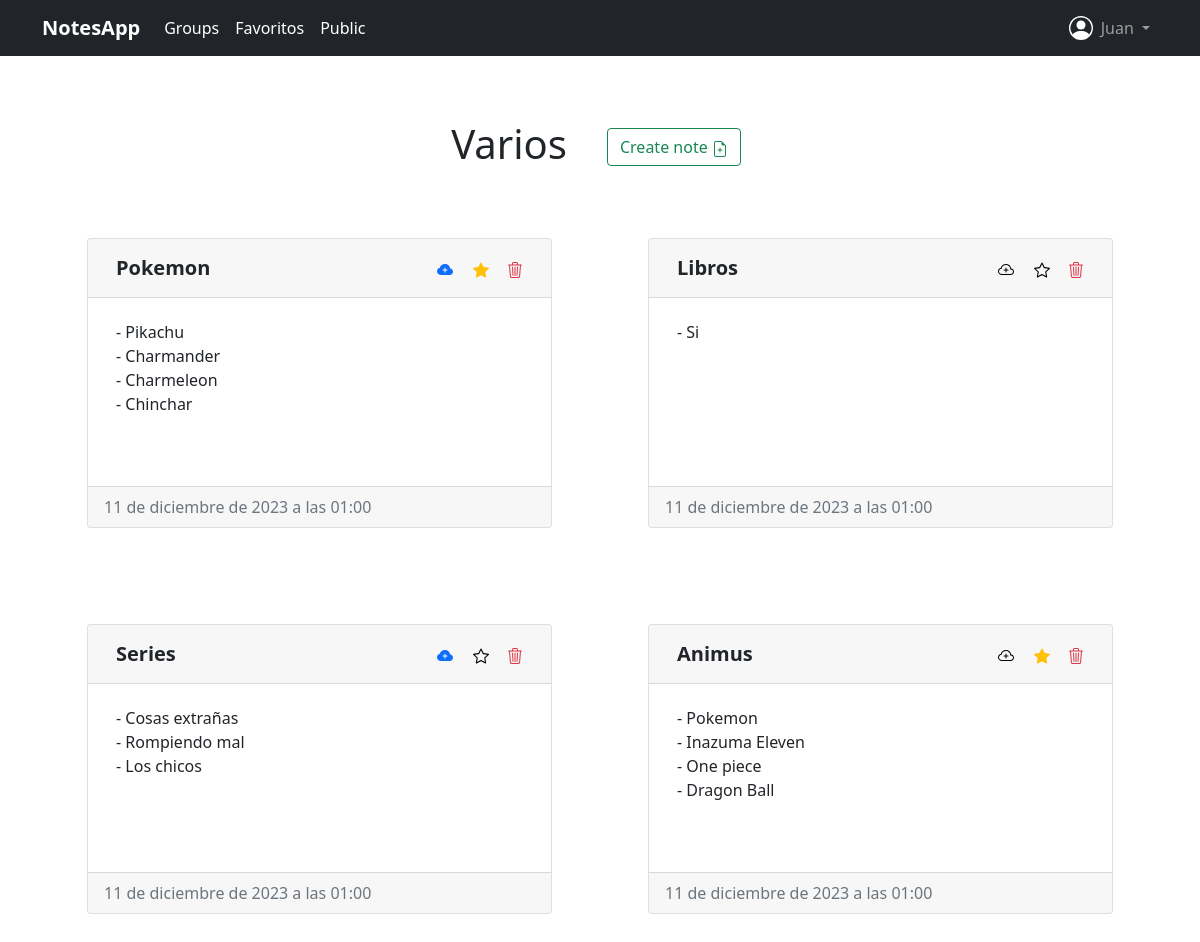
The page /myapp/group/30 (signed in) on the database its author committed.
### myapp/models.py (models this page shows, shortened)
class NotesGroup(models.Model):
    title = models.CharField(null=False, max_length=50)
    description = models.TextField()
    user = models.ForeignKey(User, on_delete=models.CASCADE, null=True)

class Note(models.Model):
    title = models.CharField(null=False, max_length=50)
    date = models.DateTimeField(default=datetime.now())
    content = models.TextField()
    notes_group = models.ForeignKey(NotesGroup, on_delete=models.CASCADE)
    favourite = models.BooleanField(default=False)
    public = models.BooleanField(default=False)

### myapp/views.py (the view)
# urls.py: path('group/<int:group_id>', notes, name='notes'),
@login_required
@require_GET
def notes(request, group_id):
    notesGroup = get_list_or_404(NotesGroup, id=group_id)[0]
    notes = Note.objects.filter(notes_group_id=group_id)
    return render(request, 'notes.html', {
        'notes_group': notesGroup,
        'notes_list': notes
    })

### myapp/templates/notes.html (shortened to what this page needs)
{% extends 'base.html' %}
{% block content %}
<div class="container-fluid">
    <header class="d-flex flex-wrap justify-content-center">
        <h1 class="text-center m-3">{{ notes_group.title }}</h1>
        <form action='/myapp/notes/{{ notes_group.id }}/create' method="post">
            <button type="submit" class="btn btn-outline-success m-4">
                Create note
                <i>
                </i>
            </button>
        </form>
    </header>
    <div class="d-flex flex-wrap justify-content-center">
        {% for note in notes_list %}
                <div class="card m-5">
                    <div class="card-header d-flex space-between flex-wrap">
                        <form id="form-update-title-{{ note.id }}" action='/myapp/notes/{{ note.id }}/update/title' method="post">
                            <input type="text" class="form-control fs-5 fw-bold" style="border: 0px; background-color: transparent;" name="title"  value="{{ note.title }}"  onchange="document.getElementById('form-update-title-{{ note.id }}').submit()">
                        </form>
                        <form action='/myapp/notes/{{ note.id }}/update/public' method="post">
                            <button type="submit" class="mt-2 me-2" style="border: 0px;background-color: transparent;">
                                <i>
                                </i>
                            </button>
                        </form>
                        <form action='/myapp/notes/{{ note.id }}/update/favourite' method="post">
                            <button type="submit" class="mt-2" style="border: 0px;background-color: transparent;">
                                <i>
                                </i>
                            </button>
                        </form>
                        <button type="button" class="btn btn-outline-danger border-0" data-bs-toggle="modal" data-bs-target="#delete_note_modal{{ note.id }}">
                        </button>
                    </div>
                    <div class="card-body">
                        <form id="form-update-descr-{{ note.id }}" action='/myapp/notes/{{ note.id }}/update/content' method="post">
                            <textarea class="form-control" style="resize: none; border: 0px;" onchange="document.getElementById('form-update-descr-{{ note.id }}').submit()" name="content" cols="auto" rows="6">{{ note.content }}</textarea>
                        </form>
                    </div>
                    <div class="card-footer text-muted">{{ note.date }}</div>
                </div>
        {% endfor %}
    </div>
</div>
{% endblock %}

### myapp/templates/base.html (shortened to what this page needs)
{% load static %}
<!DOCTYPE html>
<html lang="en">
<head>
    <link rel="stylesheet" href={% static 'css/bootstrap.min.css' %}>
</head>
<body>
    <div class="mb-5">
        <nav class="navbar navbar-expand-lg bg-dark navbar-dark">
            <div class="container">
                <a class="navbar-brand fw-bold bs-body-light" href={% url 'home' %}>NotesApp</a>
                <div class="collapse navbar-collapse" id="navbarSupportedContent">
                    <ul class="navbar-nav me-auto mb-2 mb-lg-0">
                        {% if not user.is_authenticated %}
                            <li class="nav-item">
                                <a class="nav-link active" aria-current="page" href={% url 'login' %}>Login</a>
                            </li>
                            <li class="nav-item">
                                <a class="nav-link active" aria-current="page" href={% url 'register' %}>Register</a>
                            </li>
                        {% else %}
                            <li class="nav-item">
                                <a class="nav-link active" aria-current="page" href={% url 'notes_groups' %}>Groups</a>
                            </li>
                            <li class="nav-item">
                                <a class="nav-link active" aria-current="page" href={% url 'favourite_notes' user.id %}>Favoritos</a>
                            </li>
                            <li class="nav-item">
                                <a class="nav-link active" aria-current="page" href={% url 'public_notes' %}>Public</a>
                            </li>
                        {% endif %}
                    </ul>
                </div>
                {% if user.is_authenticated %}
                    <div class="collapse navbar-collapse">
                        <ul class="navbar-nav ms-auto mb-lg-0">
                            <li class="nav-item">
                                <i>
                                </i>
                            </li>
                            <li class="nav-item dropdown">
                                <a class="nav-link dropdown-toggle {% if user.is_staff %}text-danger{% endif %}" href="#" id="navbarDropdownMenuLink" role="button" data-bs-toggle="dropdown" aria-expanded="false">
                                    {{ user }}
                                </a>
                            </li>
                        </ul>
                    </div>
                {% endif %}
            </div>
        </nav>
    </div>
    {% block content %}
    {% endblock %}
</body>
</html>

### rows shown on the page
NotesGroup: title "Varios"
Note: title "Pokemon", public True (drawn), favourite True (drawn), content "- Pikachu - Charmander - Charmeleon - Chinchar", date "11 de diciembre de 2023 a las 01:00"
Note: title "Libros", public False (drawn), favourite False (drawn), content "- Si", date "11 de diciembre de 2023 a las 01:00"
Note: title "Series", public True (drawn), favourite False (drawn), content "- Cosas extrañas - Rompiendo mal - Los chicos", date "11 de diciembre de 2023 a las 01:00"
Note: title "Animus", public False (drawn), favourite True (drawn), content "- Pokemon - Inazuma Eleven - One piece - Dragon Ball", date "11 de diciembre de 2023 a las 01:00"

### other values the page prints
{{ user }} "Juan"
